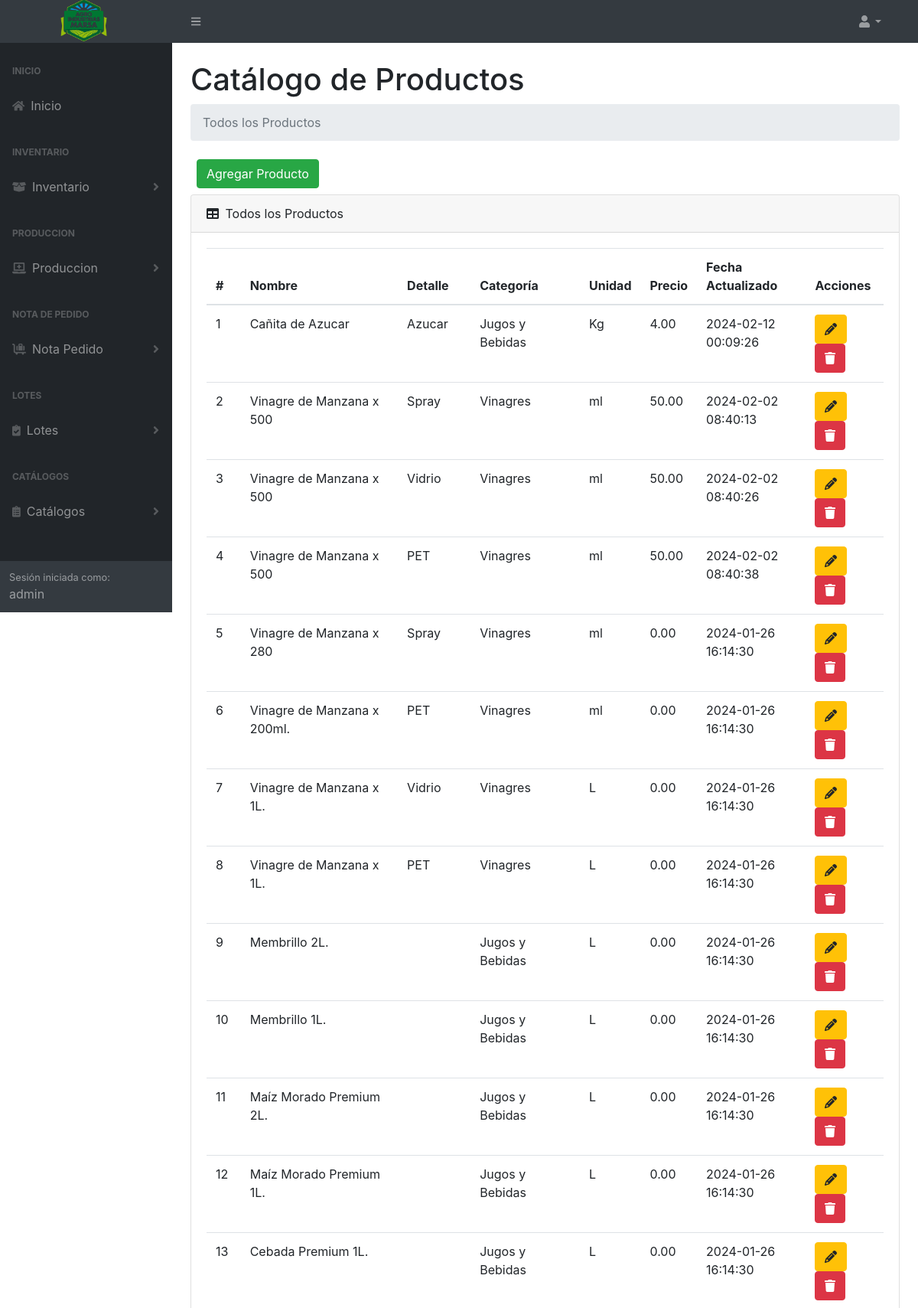
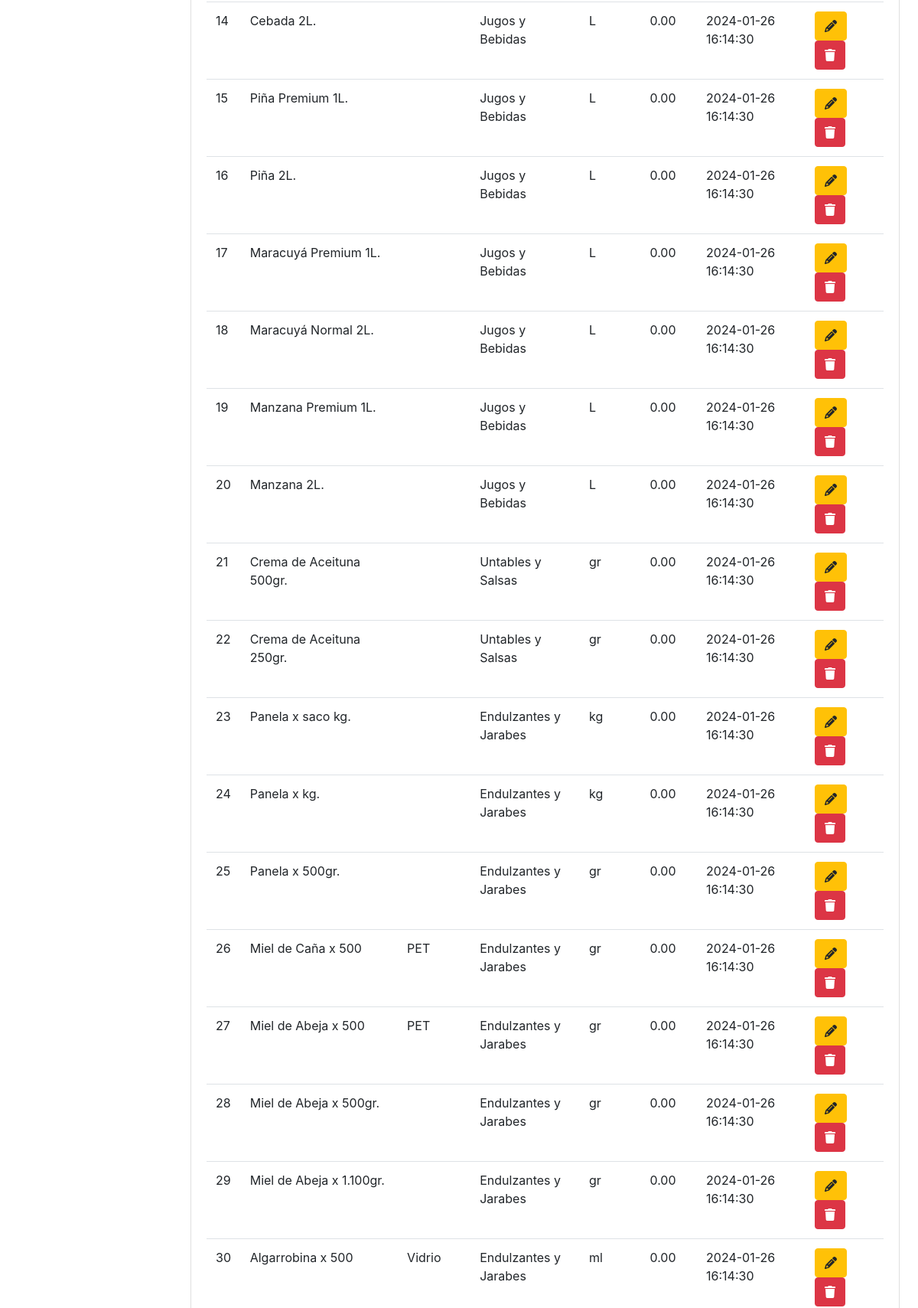
Page /products (signed in, upper part) on the committed database (2 pictures, top to bottom).
### tables this page shows
CREATE TABLE `tb_producto` (
  `IdProd` int(11) NOT NULL,
  `IdCate` int(11) NOT NULL,
  `NombreProducto` varchar(255) NOT NULL,
  `DetalleProducto` varchar(255) DEFAULT NULL,
  `Unidad` varchar(50) NOT NULL,
  `Cantidad` int(250) NOT NULL,
  `Precio` decimal(10,2) NOT NULL,
  `DateCreate` datetime NOT NULL,
  `DateUpdate` datetime NOT NULL
);

CREATE TABLE `tb_categoriaprod` (
  `IdCate` int(11) NOT NULL,
  `NombreCategoria` varchar(255) NOT NULL,
  `DateCreate` datetime NOT NULL,
  `DateUpdate` datetime NOT NULL
);

### controller/template.controller.php (called while the page is built)
<?php
class TemplateController
{
  static public function ctrTemplate()
  {
    include "view/template.php";
  }
}

### index.php (called while the page is built, shortened)
<?php
require_once "controller/template.controller.php";
require_once "controller/Products.controller.php";
require_once "controller/lotes.controller.php";
require_once "model/Products.model.php";
$template = new TemplateController();
$template -> ctrTemplate();

### controller/products.controller.php (called while the page is built, shortened)
<?php
class ProductsController
{
  public static function ctrGetAllProducts()
  {
    $table = "tb_producto";
    $listProducts = ProductsModel::mdlGetAllProducts($table);
    return $listProducts;
  }
}

### model/conexion.php (called while the page is built)
<?php
class Conexion
{
  static public function conn()
  {
    $link = new PDO("mysql:host=localhost;dbname=marsa_db","root","");
    $link->exec("set names utf8");
    return $link;
  }
}

### model/products.model.php (called while the page is built, shortened)
<?php
require_once "conexion.php";
class ProductsModel
{
  public static function mdlGetAllProducts($table)
  {
    $statement = Conexion::conn()->prepare("SELECT tb_producto.IdProd, tb_producto.NombreProducto, tb_producto.DetalleProducto, tb_producto.IdCate, tb_producto.Unidad, tb_producto.Precio, tb_producto.DateUpdate, tb_categoriaprod.NombreCategoria FROM $table INNER JOIN tb_categoriaprod ON tb_producto.IdCate = tb_categoriaprod.IdCate ORDER BY IdProd DESC");
    $statement->execute();
    return $statement->fetchAll();
  }
}

### view/modules/products.php (the view, shortened to what this page needs)
</div>
</div>
<div class="sb-sidenav-footer">
  <div class="small">Sesión iniciada como:</div>
  <?php echo $_SESSION["Nombre"] ?>
</div>
</nav>
</div>
<div id="layoutSidenav_content">
  <main class="bg">
    <div class="container-fluid px-4">
      <h1 class="mt-4">Catálogo de Productos</h1>
      <ol class="breadcrumb mb-4">
        <li class="breadcrumb-item active">Todos los Productos</li>
      </ol>
      <div class="d-flex m-2">
        <button type="button" class="btn btn-success" data-toggle="modal" data-target="#modalAddProduct">
          Agregar Producto
        </button>
      </div>
      <div class="card mb-4">
        <div class="card-header">
          <i class="fas fa-table me-1"></i>
          Todos los Productos
        </div>
        <div class="card-body">
          <table id="datatablesSimple" class="data-table-Products table">
            <thead>
              <tr>
                <th>#</th>
                <th>Nombre</th>
                <th>Detalle</th>
                <th>Categoría</th>
                <th>Unidad</th>
                                <th>Precio</th>
                                <th>Fecha Actualizado</th>
                <th>Acciones</th>
              </tr>
            </thead>
            <tbody>
              <?php
              $listProducts = ProductsController::ctrGetAllProducts();
              foreach ($listProducts as $key => $value) {
                echo
                '<tr>
                  <td>' . ($key + 1) . '</td>
                  <td>' . $value["NombreProducto"] . '</td>
                  <td>' . $value["DetalleProducto"] . '</td>
                  <td>' . $value["NombreCategoria"] . '</td>
                  <td>' . $value["Unidad"] . '</td>
                                    <td>' . $value["Precio"] . '</td>
                                    <td>' . $value["DateUpdate"] . '</td>
                  <td>
                    <button class="btn btn-warning btnEditProduct" codProduct="' . $value["IdProd"] . '" data-toggle="modal" data-target="#modalEditProduct"><i class="fa-solid fa-pencil"></i></button>
                    <button class="btn btn-danger btnDeleteProduct" codProduct="' . $value["IdProd"] . '"><i class="fa-solid fa-trash"></i></button>
                  </td>
                </tr>';
              }
              ?>
            </tbody>
          </table>
        </div>
      </div>
    </div>
  </main>
</div>
</div>

### rows in the picture
tb_producto: NombreProducto "Cañita de Azucar", DetalleProducto "Azucar", IdCate.NombreCategoria "Jugos y Bebidas", Unidad "Kg", Precio "4.00", DateUpdate "2024-02-12 00:09:26"
tb_producto: NombreProducto "Vinagre de Manzana x 500", DetalleProducto "Spray", IdCate.NombreCategoria "Vinagres", Unidad "ml", Precio "50.00", DateUpdate "2024-02-02 08:40:13"
tb_producto: NombreProducto "Vinagre de Manzana x 500", DetalleProducto "Vidrio", IdCate.NombreCategoria "Vinagres", Unidad "ml", Precio "50.00", DateUpdate "2024-02-02 08:40:26"
tb_producto: NombreProducto "Vinagre de Manzana x 500", DetalleProducto "PET", IdCate.NombreCategoria "Vinagres", Unidad "ml", Precio "50.00", DateUpdate "2024-02-02 08:40:38"
tb_producto: NombreProducto "Vinagre de Manzana x 280", DetalleProducto "Spray", IdCate.NombreCategoria "Vinagres", Unidad "ml", Precio "0.00", DateUpdate "2024-01-26 16:14:30"
tb_producto: NombreProducto "Vinagre de Manzana x 200ml.", DetalleProducto "PET", IdCate.NombreCategoria "Vinagres", Unidad "ml", Precio "0.00", DateUpdate "2024-01-26 16:14:30"
tb_producto: NombreProducto "Vinagre de Manzana x 1L.", DetalleProducto "Vidrio", IdCate.NombreCategoria "Vinagres", Unidad "L", Precio "0.00", DateUpdate "2024-01-26 16:14:30"
tb_producto: NombreProducto "Vinagre de Manzana x 1L.", DetalleProducto "PET", IdCate.NombreCategoria "Vinagres", Unidad "L", Precio "0.00", DateUpdate "2024-01-26 16:14:30"
tb_producto: NombreProducto "Membrillo 2L.", IdCate.NombreCategoria "Jugos y Bebidas", Unidad "L", Precio "0.00", DateUpdate "2024-01-26 16:14:30"
tb_producto: NombreProducto "Membrillo 1L.", IdCate.NombreCategoria "Jugos y Bebidas", Unidad "L", Precio "0.00", DateUpdate "2024-01-26 16:14:30"
tb_producto: NombreProducto "Maíz Morado Premium 2L.", IdCate.NombreCategoria "Jugos y Bebidas", Unidad "L", Precio "0.00", DateUpdate "2024-01-26 16:14:30"
tb_producto: NombreProducto "Maíz Morado Premium 1L.", IdCate.NombreCategoria "Jugos y Bebidas", Unidad "L", Precio "0.00", DateUpdate "2024-01-26 16:14:30"
tb_producto: NombreProducto "Cebada Premium 1L.", IdCate.NombreCategoria "Jugos y Bebidas", Unidad "L", Precio "0.00", DateUpdate "2024-01-26 16:14:30"
tb_producto: NombreProducto "Cebada 2L.", IdCate.NombreCategoria "Jugos y Bebidas", Unidad "L", Precio "0.00", DateUpdate "2024-01-26 16:14:30"
tb_producto: NombreProducto "Piña Premium 1L.", IdCate.NombreCategoria "Jugos y Bebidas", Unidad "L", Precio "0.00", DateUpdate "2024-01-26 16:14:30"
tb_producto: NombreProducto "Piña 2L.", IdCate.NombreCategoria "Jugos y Bebidas", Unidad "L", Precio "0.00", DateUpdate "2024-01-26 16:14:30"
tb_producto: NombreProducto "Maracuyá Premium 1L.", IdCate.NombreCategoria "Jugos y Bebidas", Unidad "L", Precio "0.00", DateUpdate "2024-01-26 16:14:30"
tb_producto: NombreProducto "Maracuyá Normal 2L.", IdCate.NombreCategoria "Jugos y Bebidas", Unidad "L", Precio "0.00", DateUpdate "2024-01-26 16:14:30"
tb_producto: NombreProducto "Manzana Premium 1L.", IdCate.NombreCategoria "Jugos y Bebidas", Unidad "L", Precio "0.00", DateUpdate "2024-01-26 16:14:30"
tb_producto: NombreProducto "Manzana 2L.", IdCate.NombreCategoria "Jugos y Bebidas", Unidad "L", Precio "0.00", DateUpdate "2024-01-26 16:14:30"
tb_producto: NombreProducto "Crema de Aceituna 500gr.", IdCate.NombreCategoria "Untables y Salsas", Unidad "gr", Precio "0.00", DateUpdate "2024-01-26 16:14:30"
tb_producto: NombreProducto "Crema de Aceituna 250gr.", IdCate.NombreCategoria "Untables y Salsas", Unidad "gr", Precio "0.00", DateUpdate "2024-01-26 16:14:30"
tb_producto: NombreProducto "Panela x saco kg.", IdCate.NombreCategoria "Endulzantes y Jarabes", Unidad "kg", Precio "0.00", DateUpdate "2024-01-26 16:14:30"
tb_producto: NombreProducto "Panela x kg.", IdCate.NombreCategoria "Endulzantes y Jarabes", Unidad "kg", Precio "0.00", DateUpdate "2024-01-26 16:14:30"
tb_producto: NombreProducto "Panela x 500gr.", IdCate.NombreCategoria "Endulzantes y Jarabes", Unidad "gr", Precio "0.00", DateUpdate "2024-01-26 16:14:30"
tb_producto: NombreProducto "Miel de Caña x 500", DetalleProducto "PET", IdCate.NombreCategoria "Endulzantes y Jarabes", Unidad "gr", Precio "0.00", DateUpdate "2024-01-26 16:14:30"
tb_producto: NombreProducto "Miel de Abeja x 500", DetalleProducto "PET", IdCate.NombreCategoria "Endulzantes y Jarabes", Unidad "gr", Precio "0.00", DateUpdate "2024-01-26 16:14:30"
tb_producto: NombreProducto "Miel de Abeja x 500gr.", IdCate.NombreCategoria "Endulzantes y Jarabes", Unidad "gr", Precio "0.00", DateUpdate "2024-01-26 16:14:30"
tb_producto: NombreProducto "Miel de Abeja x 1.100gr.", IdCate.NombreCategoria "Endulzantes y Jarabes", Unidad "gr", Precio "0.00", DateUpdate "2024-01-26 16:14:30"
tb_producto: NombreProducto "Algarrobina x 500", DetalleProducto "Vidrio", IdCate.NombreCategoria "Endulzantes y Jarabes", Unidad "ml", Precio "0.00", DateUpdate "2024-01-26 16:14:30"

### other values in the picture
$_SESSION["Nombre"] "admin"
